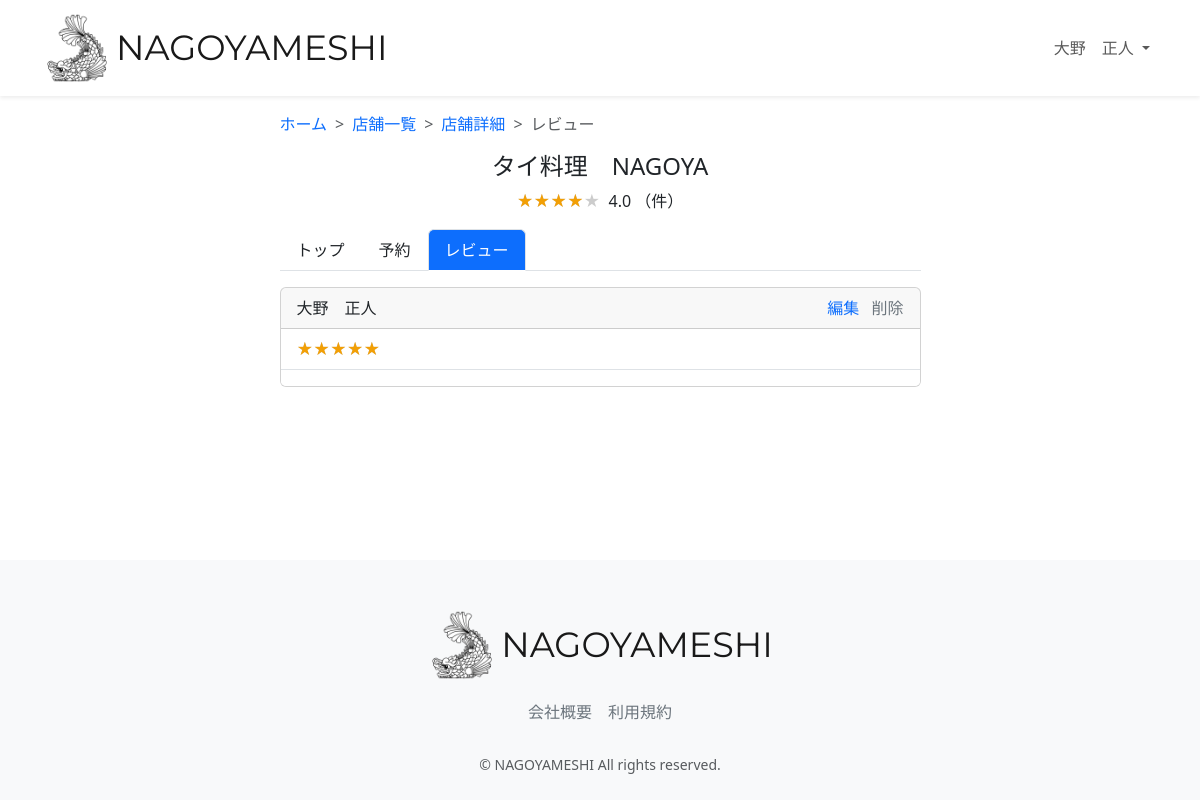
The app's page /review-list/18/ (signed in) with its own data.
### accounts/models.py (models this page shows, shortened)
class CustomUser(AbstractUser):
    user_name = models.CharField(
        max_length=128, null=True, blank=True, verbose_name="ユーザー名前"
    )
    hurigana = models.CharField(
        max_length=128, null=True, blank=True, verbose_name="フリガナ"
    )
    zip_code = models.CharField(
        max_length=16, null=True, blank=True, verbose_name="郵便番号"
    )
    address = models.CharField(
        max_length=255, null=True, blank=True, verbose_name="住所"
    )
    phone_number = models.CharField(
        max_length=20, null=True, blank=True, verbose_name="電話番号"
    )
    birthday = models.CharField(
        max_length=20, null=True, blank=True, verbose_name="誕生日"
    )
    job = models.CharField(max_length=255, null=True, blank=True, verbose_name="職業")
    subscription = models.BooleanField(default=False, verbose_name="有料会員")
    class Meta:
        verbose_name = '会員一覧'
        verbose_name_plural = "会員一覧"

### restaurant/models.py (models this page shows, shortened)
class Restaurant(models.Model):
    name = models.CharField(verbose_name="店舗名", max_length=64)
    description = models.CharField(verbose_name="説明", max_length=128)
    price = models.CharField(verbose_name="価格帯", max_length=32)
    zip_code = models.CharField(verbose_name="郵便番号", max_length=32)
    address = models.CharField(verbose_name="住所", max_length=128)
    business_time = models.CharField(verbose_name="営業時間", max_length=64)
    close_day_of_week = models.CharField(verbose_name="定休日", max_length=32)
    seats_number = models.CharField(verbose_name="座席数", max_length=32)
    category = models.ForeignKey(
        Category, verbose_name="カテゴリー", on_delete=models.PROTECT
    )
    rate = models.FloatField(verbose_name="レート", default=0.0)
    review_num = models.IntegerField(verbose_name="レビュー数", default=0)
    reservation_num = models.IntegerField(verbose_name="予約数", default=0)
    photo = models.ImageField(verbose_name="写真", blank=True, null=True)
    created_at = models.DateTimeField(verbose_name="作成日時", auto_now_add=True)
    updated_at = models.DateTimeField(verbose_name="更新日時", auto_now=True)
    class Meta:
        verbose_name = '店舗一覧'
        verbose_name_plural = "店舗一覧"

class Review(models.Model):
    RATES = ((1, "1"), (2, "2"), (3, "3"), (4, "4"), (5, "5"))
    user = models.ForeignKey(
        CustomUser,
        verbose_name="ユーザー",
        on_delete=models.PROTECT,
        null=True,
        blank=True,
    )
    restaurant = models.ForeignKey(
        Restaurant, verbose_name="レストラン", on_delete=models.PROTECT
    )
    rate = models.IntegerField(verbose_name="レート", default=5, choices=RATES)
    comment = models.TextField(verbose_name="コメント", blank=True, null=True)
    created_at = models.DateTimeField(
        verbose_name="レビュー作成日時", auto_now_add=True
    )
    updated_at = models.DateTimeField(verbose_name="レビュー更新日時", auto_now=True)
    class Meta:
        verbose_name = 'レビュー一覧'
        verbose_name_plural = "レビュー一覧"

### restaurant/views.py (the view)
# urls.py: path("review-list/<int:pk>/", views.ReviewListView.as_view(), name="review_list"),
class ReviewListView(generic.ListView):
    template_name = "review/review_list.html"
    model = models.Review
    restaurant_id = None
    ordering = ["-created_at"]
    paginate_by = 5
    def get_queryset(self):
        restaurant_id = self.kwargs["pk"]
        queryset = super(ReviewListView, self).get_queryset().order_by("-rate")
        return queryset.filter(restaurant=restaurant_id)
    def get_context_data(self, **kwargs):
        pk = self.kwargs["pk"]
        context = super(ReviewListView, self).get_context_data(**kwargs)
        restaurant = models.Restaurant.objects.filter(id=pk).first()
        is_posted = (
            models.Review.objects.filter(user=self.request.user)
            .filter(restaurant=restaurant)
            .exists()
        )
        average_rate = models.Review.objects.filter(restaurant=restaurant).aggregate(
            Avg("rate")
        )
        average_rate = (
            average_rate["rate__avg"] if average_rate["rate__avg"] is not None else 0
        )
        average_rate = round(average_rate, 2)
        if average_rate % 1 == 0:
            average_rate_star = int(average_rate)
        else:
            average_rate_star = round(average_rate * 2) / 2
        context.update(
            {
                "restaurant": restaurant,
                "is_posted": is_posted,
                "average_rate": average_rate,
                "average_rate_star": average_rate_star,
            }
        )
        return context

### restaurant/templates/review/review_list.html (shortened to what this page needs)
{% extends "layout/base.html" %}
{% load static %}
{% block content %}
<main>
  <div class="container nagoyameshi-container pb-5">
    <div class="row justify-content-center">
      <div class="col-xxl-6 col-xl-7 col-lg-8 col-md-10">
        <nav class="my-3" style="--bs-breadcrumb-divider: '>';" aria-label="breadcrumb">
          <ol class="breadcrumb mb-0">
            <li class="breadcrumb-item"><a href="{% url 'top_page' %}">ホーム</a>
            </li>
            <li class="breadcrumb-item"><a href="{% url 'restaurant_list' %}?keyword=&button_type=keyword">店舗一覧</a>
            </li>
            <li class="breadcrumb-item"><a href="{% url 'restaurant_detail' restaurant.id %}">店舗詳細</a></li>
            <li class="breadcrumb-item active" aria-current="page">レビュー</li>
          </ol>
        </nav>
        <h1 class="mb-2 text-center">{{ restaurant.name }}</h1>
          <p class="text-center">
            <span class="star-rating me-1" data-rate="{{ average_rate_star }}"></span>
            {{ average_rate }} （{{ rate_count }}件）
          </p>
          <ul class="nav nav-tabs mb-3">
            <li class="nav-item">
              <a class="nav-link link-dark" href="{% url 'restaurant_detail' restaurant.id %}">トップ</a>
            </li>
            <li class="nav-item">
              <a class="nav-link link-dark" href="{% url 'reservation_create' restaurant.id %}">予約</a>
            </li>
            <li class="nav-item">
              <a class="nav-link active bg-primary text-white" aria-current="page" href="{% url 'review_list' restaurant.id %}">レビュー</a>
            </li>
          </ul>
          {% for review in object_list %}
          <div class="card mb-3">
            <div class="card-header d-flex justify-content-between">
              <div>
                {{ review.user.user_name }}
              </div>
              {% if review.user.user_name == user.user_name %}
              <div>
                <a href="{% url 'review_update' review.id %}" class="me-2">編集</a>
                <a href="#" class="link-secondary" data-bs-toggle="modal" data-bs-target="#deleteReviewModal" data-review-id="{{ review.id }}">削除</a>
              </div>
              {% endif %}
            </div>
            <ul class="list-group list-group-flush">
              <li class="list-group-item"><span class="star-rating" data-rate="{{ average_rate }}"></span></li>
              <li class="list-group-item">{{ review.comment }}</li>
            </ul>
          </div>
          {% endfor %}
      </div>
    </div>
  </div>
</main>
{% endblock %}

### restaurant/templates/layout/base.html (shortened to what this page needs)
{% load static %}
<!DOCTYPE html>
<html lang="ja">
  <head>
    <link href="https://cdn.jsdelivr.net/npm/bootstrap@5.3.3/dist/css/bootstrap.min.css" rel="stylesheet">
    <link href="{% static 'css/nagoyameshi.css' %}" rel="stylesheet">
  </head>
  <body>
    <div id="app" class="wrapper">
      <nav class="navbar navbar-expand-md navbar-light bg-white shadow-sm">
        <div class="container nagoyameshi-container">
          <a class="navbar-brand app-name" href="{% url 'top_page' %}">
            <div class="d-flex align-items-center">
              <img class="nagoyameshi-logo me-1" src="{% static 'images/logo/logo.png' %}" alt="nagoyameshi">
              NAGOYAMESHI
            </div>
          </a>
          <div class="collapse navbar-collapse" id="navbarSupportedContent">
            <ul class="navbar-nav ms-auto">
              {% if user.subscription %}
              <li class="nav-item dropdown">
                <a id="navbarDropdown" class="nav-link dropdown-toggle" href="#" role="button" data-bs-toggle="dropdown" aria-haspopup="true" aria-expanded="false" v-pre>
                  {{ user.user_name }}
                </a>
              </li>
              {% endif %}
            </ul>
          </div>
        </div>
      </nav>
      {% block content %}{% endblock %}
      <footer class="bg-light">
        <div class="d-flex justify-content-center footer-logo">
          <a class="navbar-brand app-name" href="{% url 'top_page' %}">
            <div class="d-flex align-items-center">
              <img class="nagoyameshi-logo me-1" src="{% static 'images/logo/logo.png' %}" alt="nagoyameshi">
              NAGOYAMESHI
            </div>
          </a>
        </div>
        <div class="d-flex justify-content-center footer-link">
          <a href="{% url 'company_page' %}" class="link-secondary me-3">会社概要</a>
          <a href="{% url 'terms_page' %}" class="link-secondary">利用規約</a>
        </div>
        <p class="text-center text-muted small mb-0">&copy; NAGOYAMESHI All rights reserved.</p>
      </footer>
    </div>
  </body>
</html>

### static/css/nagoyameshi.css (style rules this page uses)
.wrapper { min-height: 100vh; position: relative; padding-bottom: 240px; box-sizing: border-box; }
.nagoyameshi-logo { height: 70px; }
.app-name { font-family: "Montserrat", sans-serif; font-optical-sizing: auto; font-weight: weight; font-style: normal; font-size: 35px; color: #191919; }
footer { width: 100%; height: 240px; position: absolute; bottom: 0; padding: 50px 15px; }
.footer-logo { margin-bottom: 20px; }
.footer-link { margin-bottom: 30px; }
h1 { font-size: 1.5rem; }
a { text-decoration: none !important; }
.star-rating { position: relative; z-index: 0; display: inline-block; white-space: nowrap; color: #CCCCCC; }
.star-rating:before, .star-rating:after { content: '★★★★★'; }
.star-rating:after { position: absolute; z-index: 1; top: 0; left: 0; overflow: hidden; white-space: nowrap; color: #F29F05; }
.star-rating[data-rate="4"]:after { width: 80%; }

### records on screen
CustomUser: user_name "大野 正人"
Restaurant: name "タイ料理 NAGOYA"
Review: user.user_name "大野 正人"

### other values on screen
{{ average_rate }} "4.0"
